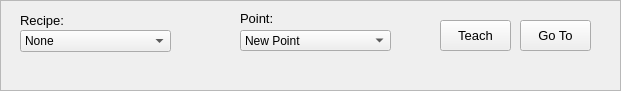
     <widget class="QFrame" name="Teach_Frame">
      <property name="geometry">
       <rect>
        <x>40</x>
        <y>500</y>
        <width>621</width>
        <height>91</height>
       </rect>
      </property>
      <property name="autoFillBackground">
       <bool>true</bool>
      </property>
      <property name="frameShape">
       <enum>QFrame::StyledPanel</enum>
      </property>
      <property name="frameShadow">
       <enum>QFrame::Raised</enum>
      </property>
      <widget class="QPushButton" name="GoToPoint_Button">
       <property name="geometry">
        <rect>
         <x>520</x>
         <y>20</y>
         <width>71</width>
         <height>31</height>
        </rect>
       </property>
       <property name="font">
        <font>
         <pointsize>10</pointsize>
        </font>
       </property>
       <property name="text">
        <string>Go To</string>
       </property>
      </widget>
      <widget class="QLabel" name="label_14">
       <property name="geometry">
        <rect>
         <x>240</x>
         <y>10</y>
         <width>61</width>
         <height>16</height>
        </rect>
       </property>
       <property name="font">
        <font>
         <pointsize>10</pointsize>
        </font>
       </property>
       <property name="text">
        <string>Point:</string>
       </property>
      </widget>
      <widget class="QComboBox" name="PointsComboBox">
       <property name="geometry">
        <rect>
         <x>240</x>
         <y>30</y>
         <width>151</width>
         <height>21</height>
        </rect>
       </property>
       <item>
        <property name="text">
         <string>New Point</string>
        </property>
       </item>
      </widget>
      <widget class="QPushButton" name="TeachPoint">
       <property name="geometry">
        <rect>
         <x>440</x>
         <y>20</y>
         <width>71</width>
         <height>31</height>
        </rect>
       </property>
       <property name="font">
        <font>
         <pointsize>10</pointsize>
        </font>
       </property>
       <property name="text">
        <string>Teach</string>
       </property>
      </widget>
      <widget class="QLabel" name="PointSavedLabel">
       <property name="geometry">
        <rect>
         <x>60</x>
         <y>60</y>
         <width>501</width>
         <height>20</height>
        </rect>
       </property>
       <property name="text">
        <string/>
       </property>
      </widget>
      <widget class="QComboBox" name="RecipeTeach_comboBox">
       <property name="geometry">
        <rect>
         <x>20</x>
         <y>30</y>
         <width>151</width>
         <height>22</height>
        </rect>
       </property>
       <item>
        <property name="text">
         <string>None</string>
        </property>
       </item>
      </widget>
      <widget class="QLabel" name="label_19">
       <property name="geometry">
        <rect>
         <x>20</x>
         <y>10</y>
         <width>71</width>
         <height>20</height>
        </rect>
       </property>
       <property name="font">
        <font>
         <pointsize>10</pointsize>
        </font>
       </property>
       <property name="text">
        <string>Recipe:</string>
       </property>
      </widget>
     </widget>
